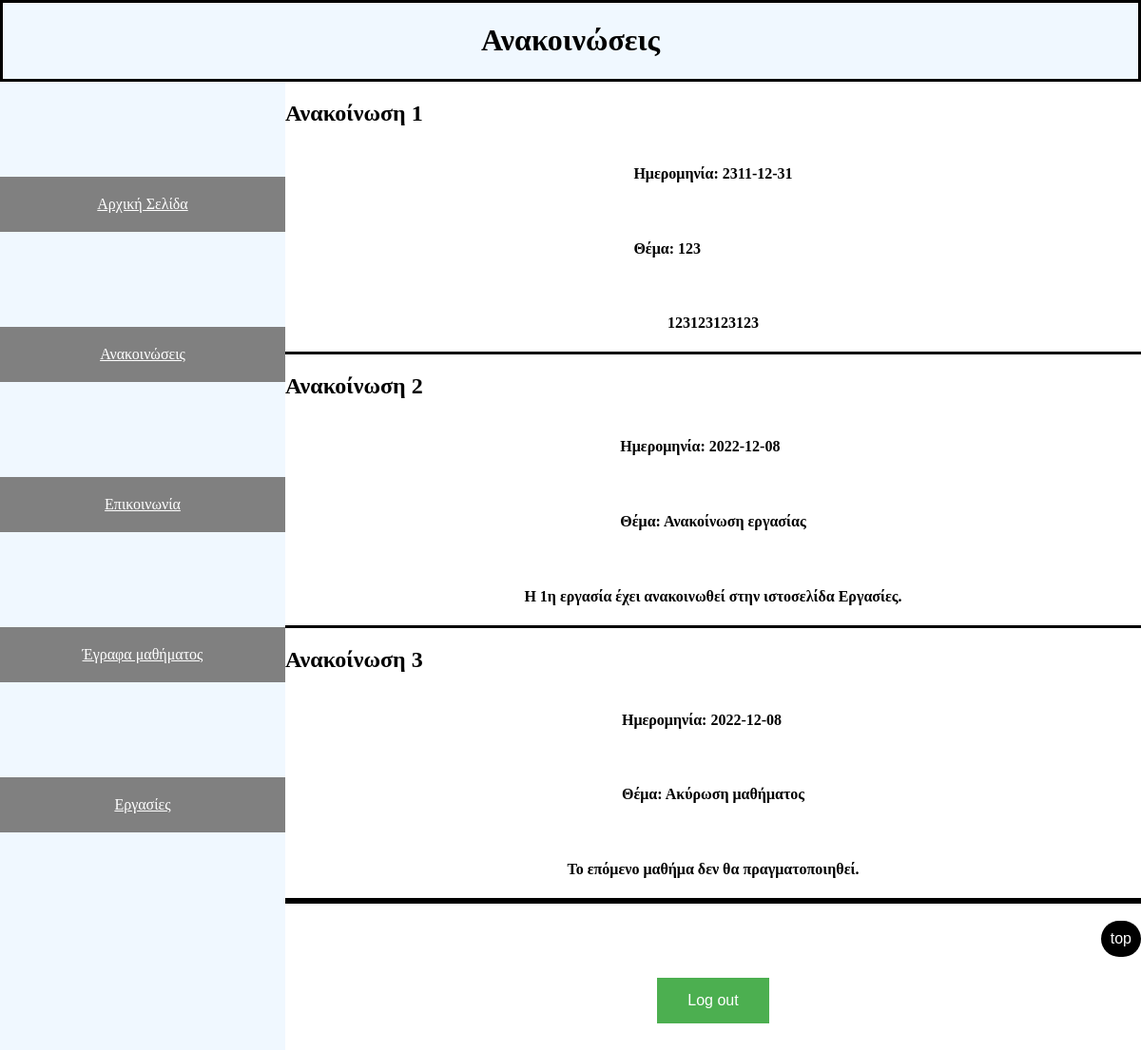
Before: /announcements.php (signed in) with the older database file.
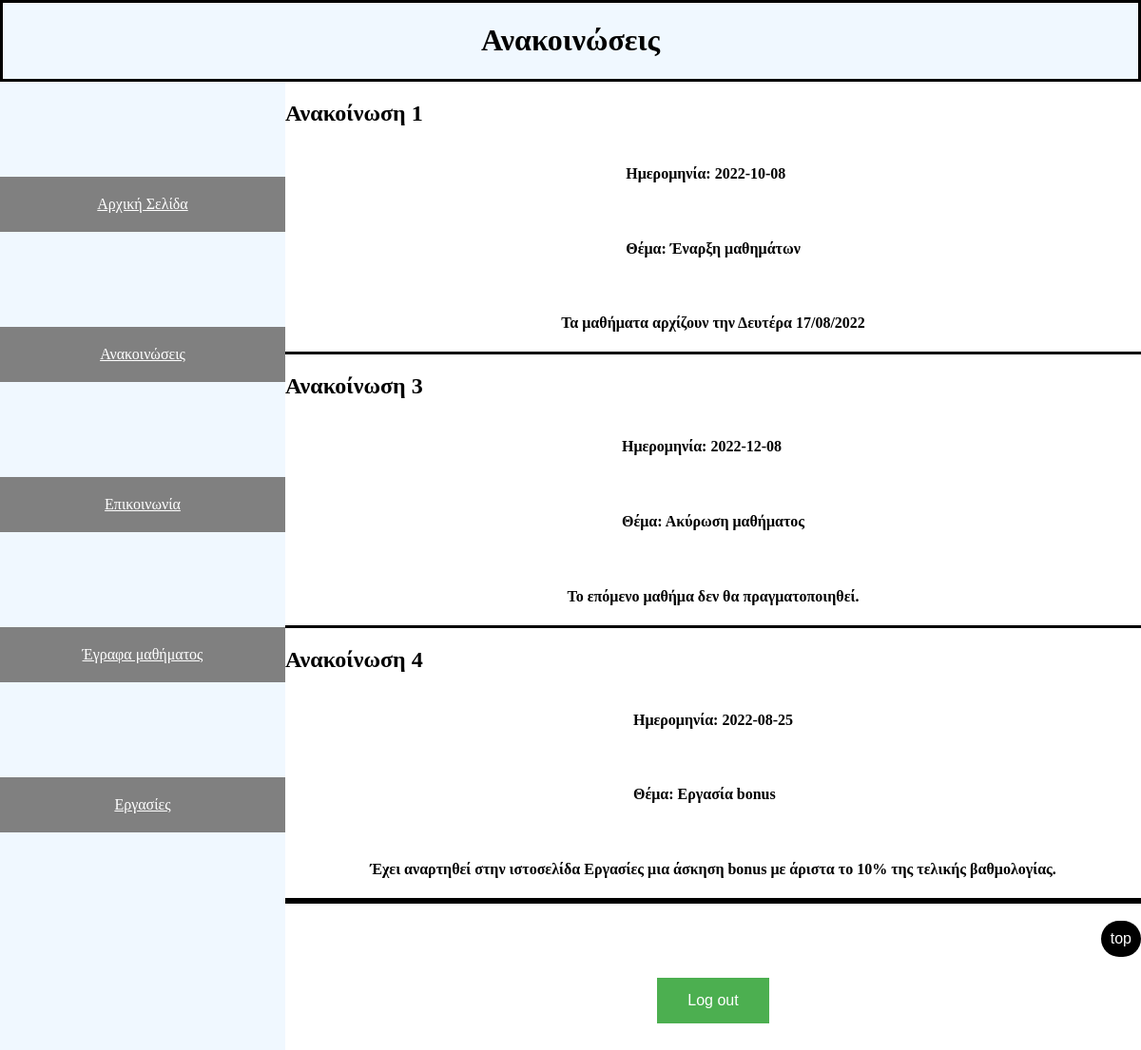
After: the same page with the newer database file.
### tables this page shows
CREATE TABLE `announcements` (
  `Number` int(11) NOT NULL,
  `Date` date NOT NULL,
  `Subject` varchar(1000) NOT NULL,
  `MainText` varchar(2000) NOT NULL
);

### announcements.php (the view, shortened to what this page needs)
<?php
    include "functions.php";
    $sql = "SELECT * FROM announcements";
    $all_data = mysqli_query($conn, $sql);
?>
<!DOCTYPE html>
<html lang="el">
    <head>
        <link rel="stylesheet" href="style.css">
    </head>
    <body>
        <header>
            <h1>Ανακοινώσεις</h1>
        </header>
        <div class="container">
            <div class="sidebar">
                <a href="index.php" class="button">Αρχική Σελίδα</a>
                <a href="announcements.php" class="button">Ανακοινώσεις</a>
                <a href="communication.php" class="button">Επικοινωνία</a>
                <a href="documents.php" class="button">Έγραφα μαθήματος</a>
                <a href="homework.php" class="button">Εργασίες</a>
            </div>
            <div class="main-border">
                <div class="border-bottom">
                    <?php
                        while($row = mysqli_fetch_assoc($all_data)){
                    ?>
                    <div class="border-bottom">
                        <h2>Ανακοίνωση
                            <?php echo $row["Number"];
                        ?>
                        </h2>
                        <div class="inner-text">
                            <h4>Ημερομηνία: <?php echo $row["Date"];?></h4>
                            <br>
                            <h4>Θέμα: <?php echo $row["Subject"]; ?></h4>
                            <br>
                        </div>
                        <div class="inner-text">
                            <h4> <?php echo $row["MainText"]; ?><a href="homework.html"></a></h4>
                        </div>
                    </div>
                    <?php
                        }
                    ?>
                </div>
                <br>
                <a href="#" class="top">top</a>
                <br>
                <form action="logout.php" method="post">
                    <button type="submit" class="login-but" name="log-out">Log out</button>
                </form>
                <br>
                <br>
            </div>
        </div>
    </body>
</html>

Changed rows visible on the page:
removed announcements: Number "2", Date "2022-12-08", Subject "Ανακοίνωση εργασίας", MainText "Η 1η εργασία έχει ανακοινωθεί στην ιστοσελίδα Εργασίες."
changed announcements id 1: Date "2311-12-31" → "2022-10-08"; Subject "123" → "Έναρξη μαθημάτων"; MainText "123123123123" → "Τα μαθήματα αρχίζουν την Δευτέρα 17/08/2022"
added announcements: Number "4", Date "2022-08-25", Subject "Εργασία bonus", MainText "Έχει αναρτηθεί στην ιστοσελίδα Εργασίες μια άσκηση bonus με άριστα το 10% της τελικής βαθμολογίας."
